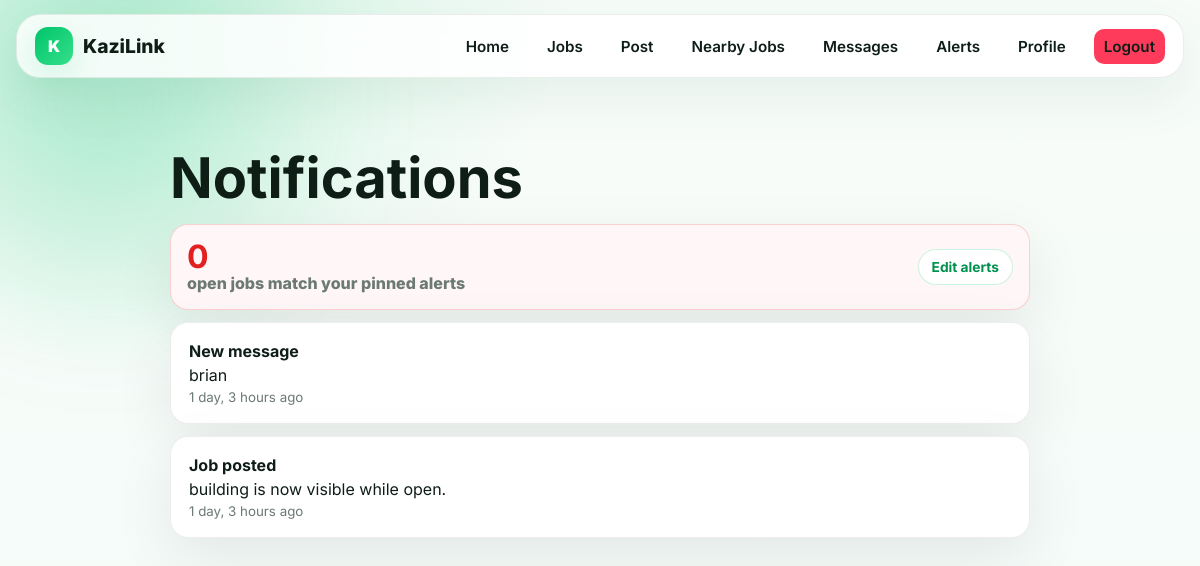
The app's page /notifications/ (signed in), older data.
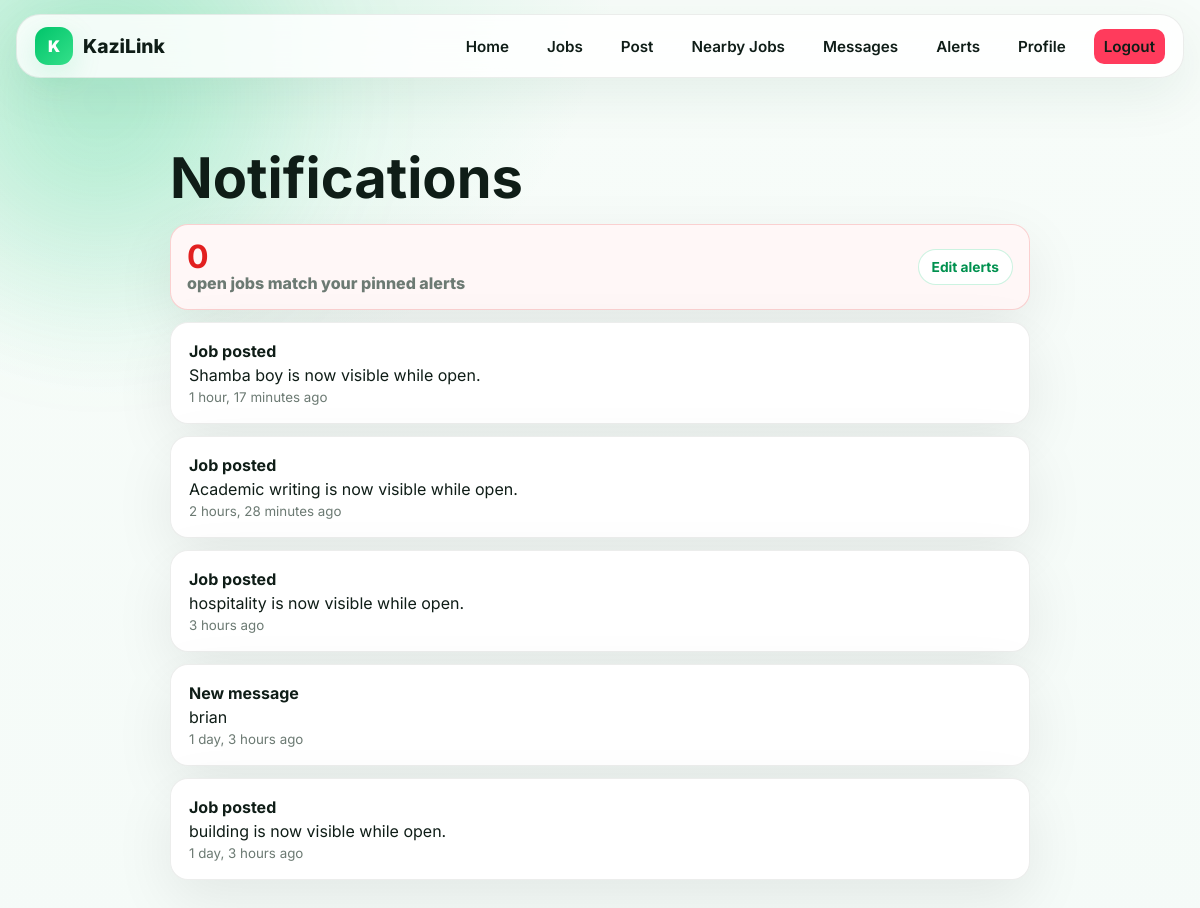
The same page, newer data.
### marketplace/models.py (models this page shows)
class Notification(models.Model):
    user = models.ForeignKey(User, on_delete=models.CASCADE, related_name='notifications')
    title = models.CharField(max_length=120)
    body = models.CharField(max_length=240, blank=True)
    url = models.CharField(max_length=240, blank=True)
    read = models.BooleanField(default=False)
    created_at = models.DateTimeField(auto_now_add=True)
    class Meta:
        ordering = ['-created_at']

### marketplace/views.py (the view)
# urls.py: path('notifications/', views.notifications, name='notifications'),
@login_required
def notifications(request):
    alert_jobs = matching_alert_jobs(request.user)
    notes = request.user.notifications.all()
    unread = notes.filter(read=False)
    unread.update(read=True)
    return render(request, 'marketplace/notifications.html', {
        'notifications': notes,
        'alert_jobs': alert_jobs,
        'job_alerts': request.user.job_alerts.filter(active=True),
    })

### marketplace/context_processors.py (called while the page is built)
def alert_badge(request):
    if not request.user.is_authenticated:
        return {'alert_match_count': 0}
    return {'alert_match_count': len(matching_alert_jobs(request.user))}

### marketplace/views.py (called while the page is built, shortened)
def matching_alert_jobs(user):
    alerts = list(user.job_alerts.filter(active=True).select_related('category'))
    if not alerts:
        return []

### templates/marketplace/notifications.html (shortened to what this page needs)
{% extends 'marketplace/base.html' %}
{% load static %}
{% block page_css %}<link rel="stylesheet" href="{% static 'marketplace/css/notifications.css' %}">{% endblock %}
{% block content %}
<main class="notifications-page">
    <h1>Notifications</h1>
    <section class="alert-summary">
        <div>
            <strong>{{ alert_jobs|length }}</strong>
            <span>open jobs match your pinned alerts</span>
        </div>
        <a class="btn mini" href="{% url 'find_jobs' %}">Edit alerts</a>
    </section>
    <section class="notification-list">
        {% for note in notifications %}
            <a class="notification {% if not note.read %}unread{% endif %}" href="{{ note.url|default:'#' }}">
                <strong>{{ note.title }}</strong>
                <p>{{ note.body }}</p>
                <small>{{ note.created_at|timesince }} ago</small>
            </a>
        {% empty %}
            <article class="empty-state"><h2>No notifications yet.</h2><p>New jobs, messages, reviews, applications, and nearby alerts will appear here.</p></article>
        {% endfor %}
    </section>
</main>
{% endblock %}

Row changes from the older to the newer data that the page shows:
added Notification: title "Job posted", body "Shamba boy is now visible while open.", created_at "1 hour, 17 minutes"
added Notification: title "Job posted", body "Academic writing is now visible while open.", created_at "2 hours, 28 minutes"
added Notification: title "Job posted", body "hospitality is now visible while open.", created_at "3 hours"
